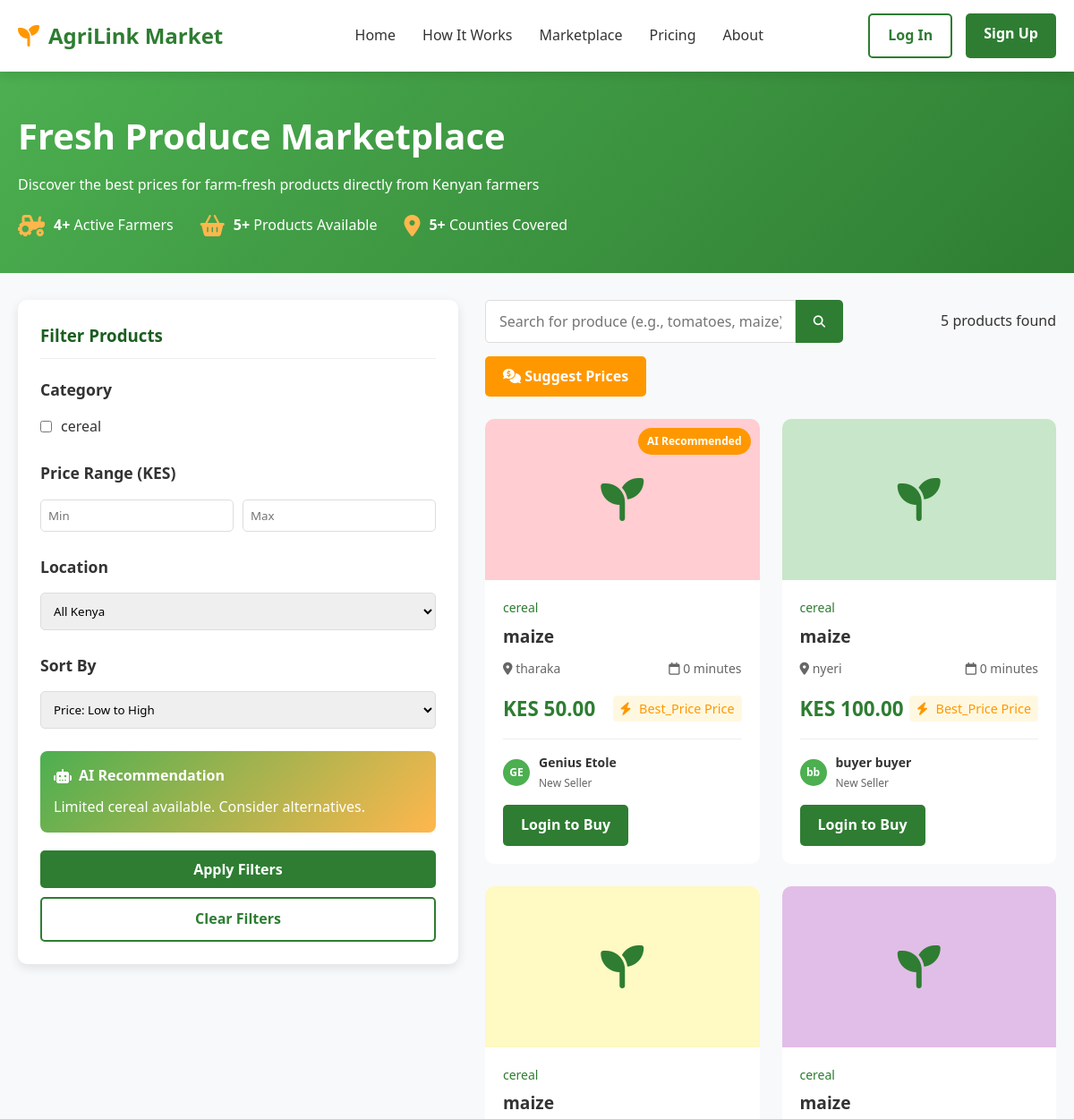
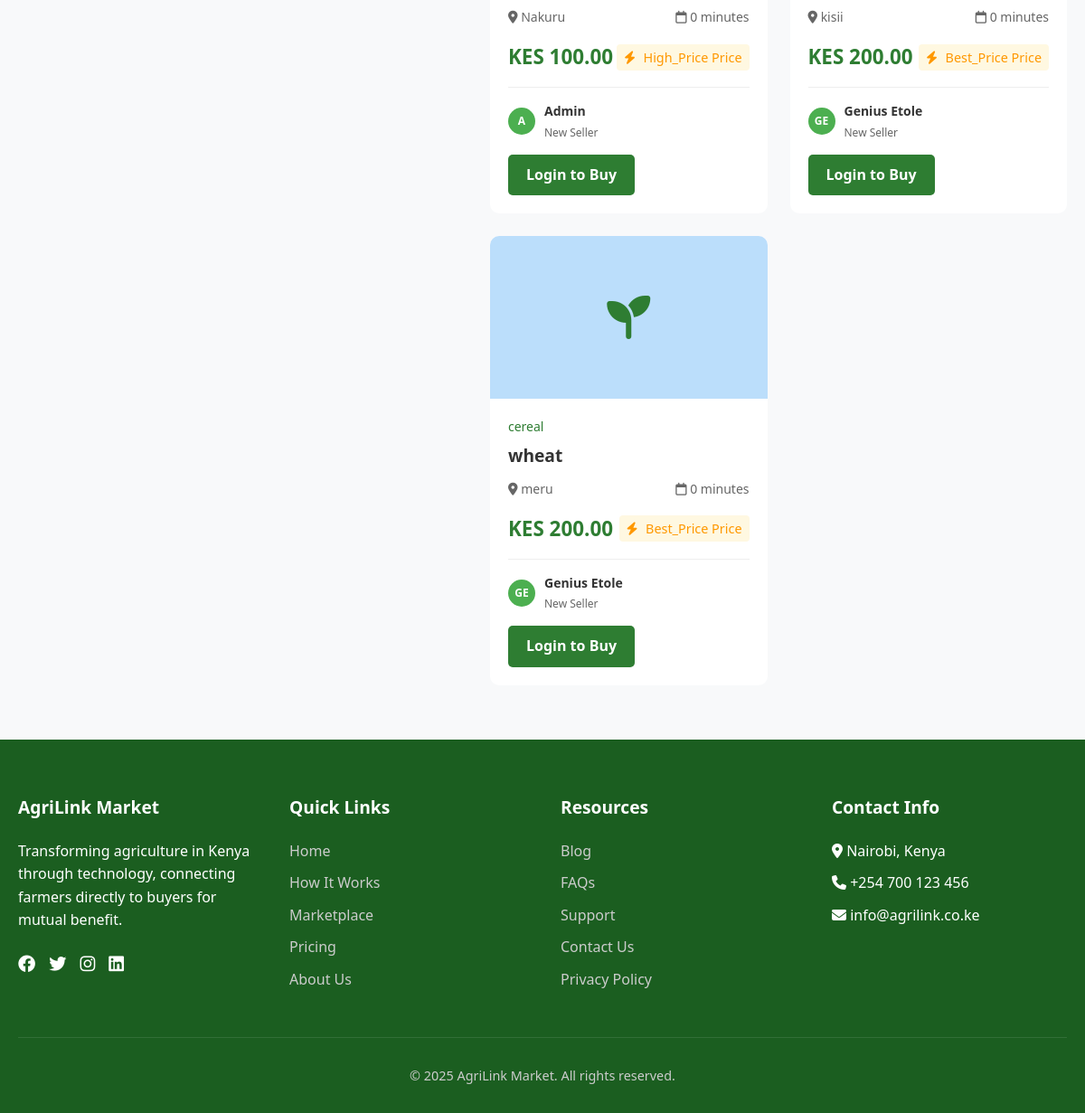
Page /marketplace/?sort_by=price_low on the committed database (2 pictures, top to bottom).
### base/models.py (models this page shows, shortened)
class ProductCategory(models.Model):
    name = models.CharField(max_length=100)
    description = models.TextField(blank=True)
    icon = models.CharField(max_length=50, default='fas fa-seedling')

class Product(models.Model):
    QUALITY_CHOICES = [
        ('premium', 'Premium'),
        ('grade1', 'Grade 1'),
        ('grade2', 'Grade 2'),
        ('standard', 'Standard'),
    ]
    farmer = models.ForeignKey(User, on_delete=models.CASCADE, related_name='products')
    category = models.ForeignKey(ProductCategory, on_delete=models.CASCADE)
    name = models.CharField(max_length=200)
    description = models.TextField()
    price = models.DecimalField(max_digits=10, decimal_places=2)
    quantity = models.DecimalField(max_digits=10, decimal_places=2)
    unit = models.CharField(max_length=20)
    quality_grade = models.CharField(max_length=20, choices=QUALITY_CHOICES, default='standard')
    location = models.CharField(max_length=100, null=True)
    harvest_date = models.DateField()
    is_available = models.BooleanField(default=True)
    image = models.ImageField(
        upload_to=product_image_path,  # Custom upload path
        null=True,
        blank=True,
        verbose_name="Product Image"
    )
    image_url = models.CharField(max_length=500, blank=True, null=True)
    created_at = models.DateTimeField(auto_now_add=True)
    updated_at = models.DateTimeField(auto_now=True)

### base/views.py (the view, shortened to what this page needs)
# urls.py: path('marketplace/', views.marketplace, name='marketplace'),
def marketplace(request):
    category_filter = request.GET.get('category', '')
    search_query = request.GET.get('search', '')
    min_price = request.GET.get('min_price', '')
    max_price = request.GET.get('max_price', '')
    location_filter = request.GET.get('location', '')
    sort_by = request.GET.get('sort_by', 'recommended')
    products = Product.objects.filter(is_available=True)
    if category_filter:
        products = products.filter(category__name__icontains=category_filter)
    if min_price:
        products = products.filter(price__gte=min_price)
    if max_price:
        products = products.filter(price__lte=max_price)
    if location_filter and location_filter != 'all':
        products = products.filter(location__icontains=location_filter)
    if sort_by == 'price_low':
        products = products.order_by('price')
    elif sort_by == 'price_high':
        products = products.order_by('-price')
    elif sort_by == 'recent':
        products = products.order_by('-created_at')
    elif sort_by == 'harvest':
        products = products.order_by('harvest_date')
    else:  # recommended (default)
        products = products.annotate(
            avg_rating=Avg('reviews__rating'),
            review_count=Count('reviews')
        ).order_by('-avg_rating', '-review_count')
    for product in products:
        if not hasattr(product, 'ai_suggestion'):
            price_data = AgriAI.calculate_optimal_price(product)
            product.ai_suggestion = price_data
    paginator = Paginator(products, 12)  # 12 products per page
    page_number = request.GET.get('page', 1)
    page_obj = paginator.get_page(page_number)
    categories = ProductCategory.objects.all()
    market_trends = MarketTrend.objects.all().order_by('-created_at')[:3]
    ai_recommendations = AgriAI.generate_market_recommendations()
    wishlist_product_ids = []
    if request.user.is_authenticated:
        wishlist_product_ids = Wishlist.objects.filter(
            user=request.user
        ).values_list('product_id', flat=True)
    context = {
        'products': page_obj,
        'categories': categories,
        'market_trends': market_trends,
        'ai_recommendations': ai_recommendations,
        'wishlist_product_ids': wishlist_product_ids,
        'current_filters': {
            'category': category_filter,
            'search': search_query,
            'min_price': min_price,
            'max_price': max_price,
            'location': location_filter,
            'sort_by': sort_by,
        },
        'stats': {
            'total_products': products.count(),
            'active_farmers': User.objects.filter(products__is_available=True).distinct().count(),
            'counties_covered': products.values('location').distinct().count(),
        }
    }
    return render(request, 'marketplace.html', context)

### base/templates/marketplace.html (shortened to what this page needs)
{% extends 'base.html' %}
{% load static %}
{% block content %}
<section class="marketplace-header">
    <div class="container">
        <h1>Fresh Produce Marketplace</h1>
        <p>Discover the best prices for farm-fresh products directly from Kenyan farmers</p>
        <div class="marketplace-stats">
            <div class="stat">
                <i class="fas fa-tractor"></i>
                <div>
                    <strong>{{ stats.active_farmers }}+</strong> Active Farmers
                </div>
            </div>
            <div class="stat">
                <i class="fas fa-shopping-basket"></i>
                <div>
                    <strong>{{ stats.total_products }}+</strong> Products Available
                </div>
            </div>
            <div class="stat">
                <i class="fas fa-map-marker-alt"></i>
                <div>
                    <strong>{{ stats.counties_covered }}+</strong> Counties Covered
                </div>
            </div>
        </div>
    </div>
</section>
<div class="container">
    <div class="marketplace-content">
        <aside class="filters-sidebar">
            <h3>Filter Products</h3>
            <form method="get" id="filter-form">
                <div class="filter-group">
                    <h4>Category</h4>
                    <ul class="filter-options">
                        {% for category in categories %}
                        <li>
                            <input type="checkbox" name="category" value="{{ category.name }}"
                                   id="cat-{{ category.id }}"
                                   {% if category.name in current_filters.category %}checked{% endif %}>
                            <label for="cat-{{ category.id }}">{{ category.name }}</label>
                        </li>
                        {% endfor %}
                    </ul>
                </div>
                <div class="filter-group">
                    <h4>Price Range (KES)</h4>
                    <div class="price-range">
                        <div class="price-inputs">
                            <input type="number" name="min_price" placeholder="Min" value="{{ current_filters.min_price }}">
                            <input type="number" name="max_price" placeholder="Max" value="{{ current_filters.max_price }}">
                        </div>
                    </div>
                </div>
                <div class="filter-group">
                    <h4>Location</h4>
                    <select name="location" style="width: 100%; padding: 10px; border: 1px solid #ddd; border-radius: 5px;">
                        <option value="all">All Kenya</option>
                    </select>
                </div>
                <div class="filter-group">
                    <h4>Sort By</h4>
                    <select name="sort_by" style="width: 100%; padding: 10px; border: 1px solid #ddd; border-radius: 5px;">
                        <option value="price_low" {% if current_filters.sort_by == 'price_low' %}selected{% endif %}>Price: Low to High</option>
                    </select>
                </div>
                {% if ai_recommendations %}
                <div class="ai-recommendation">
                    <h4><i class="fas fa-robot"></i> AI Recommendation</h4>
                    <p>{{ ai_recommendations.0.recommendation }}</p>
                </div>
                {% endif %}
                <button type="submit" class="btn btn-primary" style="width: 100%; margin-top: 20px;">Apply Filters</button>
                <a href="{% url 'marketplace' %}" class="btn btn-outline" style="width: 100%; margin-top: 10px;">Clear Filters</a>
            </form>
        </aside>
        <section class="products-section">
            <div class="products-header">
                <form method="get" class="search-bar">
                    <input type="text" name="search" placeholder="Search for produce (e.g., tomatoes, maize)" value="{{ current_filters.search }}">
                    <button type="submit"><i class="fas fa-search"></i></button>
                </form>
                <div class="sort-options">
                    <span>{{ products.paginator.count }} products found</span>
                </div>
                <div style="display: flex; gap: 10px; align-items: center;">
                    <a href="{% url 'price_suggestions_marketplace' %}" class="btn btn-secondary">
                        <i class="fas fa-comments-dollar"></i> Suggest Prices
                    </a>
                </div>
            </div>
            {% if products %}
            <div class="products-grid">
                {% for product in products %}
                <div class="product-card">
                    <div class="product-image" style="background-color: {% cycle '#ffcdd2' '#c8e6c9' '#fff9c4' '#e1bee7' '#bbdefb' '#ffcc80' %};">
                        {% if forloop.first and forloop.counter0 == 0 %}
                        <div class="product-badge">AI Recommended</div>
                        {% endif %}
                        <i class="{{ product.category.icon|default:'fas fa-seedling' }}"></i>
                    </div>
                    <div class="product-info">
                        <div class="product-category">{{ product.category.name }}</div>
                        <h3 class="product-title">{{ product.name }}</h3>
                        <div class="product-meta">
                            <span><i class="fas fa-map-marker-alt"></i> {{ product.location }}</span>
                            <span><i class="far fa-calendar"></i>
                                {% if product.harvest_date == today %}
                                Today
                                {% else %}
                                {{ product.harvest_date|timeuntil }}
                                {% endif %}
                            </span>
                        </div>
                        <div class="product-price">
                            <div class="price-main">KES {{ product.price }}</div>
                            {% if product.ai_suggestion %}
                            <div class="price-ai {{ product.ai_suggestion.price_label }}">
                                <i class="fas fa-bolt"></i>
                                {{ product.ai_suggestion.price_label|title|cut:"_price" }} Price
                            </div>
                            {% endif %}
                        </div>
                        <div class="product-seller">
                            <div class="seller-avatar">
                                {{ product.farmer.first_name|first|default:product.farmer.username|first }}{{ product.farmer.last_name|first|default:'' }}
                            </div>
                            <div class="seller-info">
                                <h4>{{ product.farmer.get_full_name|default:product.farmer.username }}</h4>
                                <p>
                                    {% if product.reviews.count > 0 %}
                                    {{ product.reviews.avg_rating|default:0 }} ★ ({{ product.reviews.count }} reviews)
                                    {% else %}
                                    New Seller
                                    {% endif %}
                                </p>
                            </div>
                        </div>
                        <div class="product-actions">
                            {% if user.is_authenticated %}
                            <form method="post" action="{% url 'buy_product' product.id %}" style="display: inline;">
                                {% csrf_token %}
                                <button type="submit" class="btn btn-primary btn-small">Buy Now</button>
                            </form>
                            <form method="post" action="{% url 'add_to_wishlist' product.id %}" style="display: inline;">
                                {% csrf_token %}
                                <button type="submit" class="btn btn-outline btn-small wishlist-btn {% if product.id in wishlist_product_ids %}active{% endif %}">
                                    <i class="{% if product.id in wishlist_product_ids %}fas{% else %}far{% endif %} fa-heart"></i>
                                </button>
                            </form>
                            {% else %}
                            <a href="{% url 'login' %}?next={% url 'marketplace' %}" class="btn btn-primary btn-small">Login to Buy</a>
                            {% endif %}
                        </div>
                    </div>
                </div>
                {% endfor %}
            </div>
            {% endif %}
        </section>
    </div>
</div>
{% endblock %}

### base/templates/base.html (style rules this page uses)
* { margin: 0; padding: 0; box-sizing: border-box; font-family: 'Segoe UI', Tahoma, Geneva, Verdana, sans-serif; }
:root { --primary: #2e7d32; --primary-light: #4caf50; --primary-dark: #1b5e20; --secondary: #ff9800; --secondary-light: #ffb74d; --text-dark: #333; --text-light: #666; --background: #f8f9fa; --white: #ffffff; --shadow: 0 4px 12px rgba(0, 0, 0, 0.1); --success: #28A745; --error: #E74C3C; --warning: #FFA500; --info: #17A2B8; }
body { background-color: var(--background); color: var(--text-dark); line-height: 1.6; }
.container { width: 100%; max-width: 1200px; margin: 0 auto; padding: 0 20px; }
.btn { padding: 10px 20px; border-radius: 5px; font-weight: 600; cursor: pointer; transition: all 0.3s; border: none; font-size: 16px; text-decoration: none; display: inline-block; text-align: center; }
.btn-outline { background: transparent; border: 2px solid var(--primary); color: var(--primary); }
.btn-primary { background: var(--primary); color: var(--white); }
.btn-secondary { background: var(--secondary); color: var(--white); }

### rows in the picture
ProductCategory: name "cereal"
Product: shows "AI Recommended", category.name "cereal", name "maize", location "tharaka", harvest_date "0 minutes", price "50.00", ai_suggestion.price_label "Best_Price", farmer.first_name|first "G", farmer.last_name|first "E", farmer.get_full_name "Genius Etole", shows "New Seller"
Product: category.name "cereal", name "maize", location "nyeri", harvest_date "0 minutes", price "100.00", ai_suggestion.price_label "Best_Price", farmer.first_name|first "b", farmer.last_name|first "b", farmer.get_full_name "buyer buyer", shows "New Seller"
Product: category.name "cereal", name "maize", location "Nakuru", harvest_date "0 minutes", price "100.00", ai_suggestion.price_label "High_Price", farmer.first_name|first "A", farmer.get_full_name "Admin", shows "New Seller"
Product: category.name "cereal", name "maize", location "kisii", harvest_date "0 minutes", price "200.00", ai_suggestion.price_label "Best_Price", farmer.first_name|first "G", farmer.last_name|first "E", farmer.get_full_name "Genius Etole", shows "New Seller"
Product: category.name "cereal", name "wheat", location "meru", harvest_date "0 minutes", price "200.00", ai_suggestion.price_label "Best_Price", farmer.first_name|first "G", farmer.last_name|first "E", farmer.get_full_name "Genius Etole", shows "New Seller"

### other values in the picture
{{ stats.active_farmers }} "4"
{{ stats.total_products }} "5"
{{ stats.counties_covered }} "5"
{{ ai_recommendations.0.recommendation }} "Limited cereal available. Consider alternatives."
{{ products.paginator.count }} "5"
